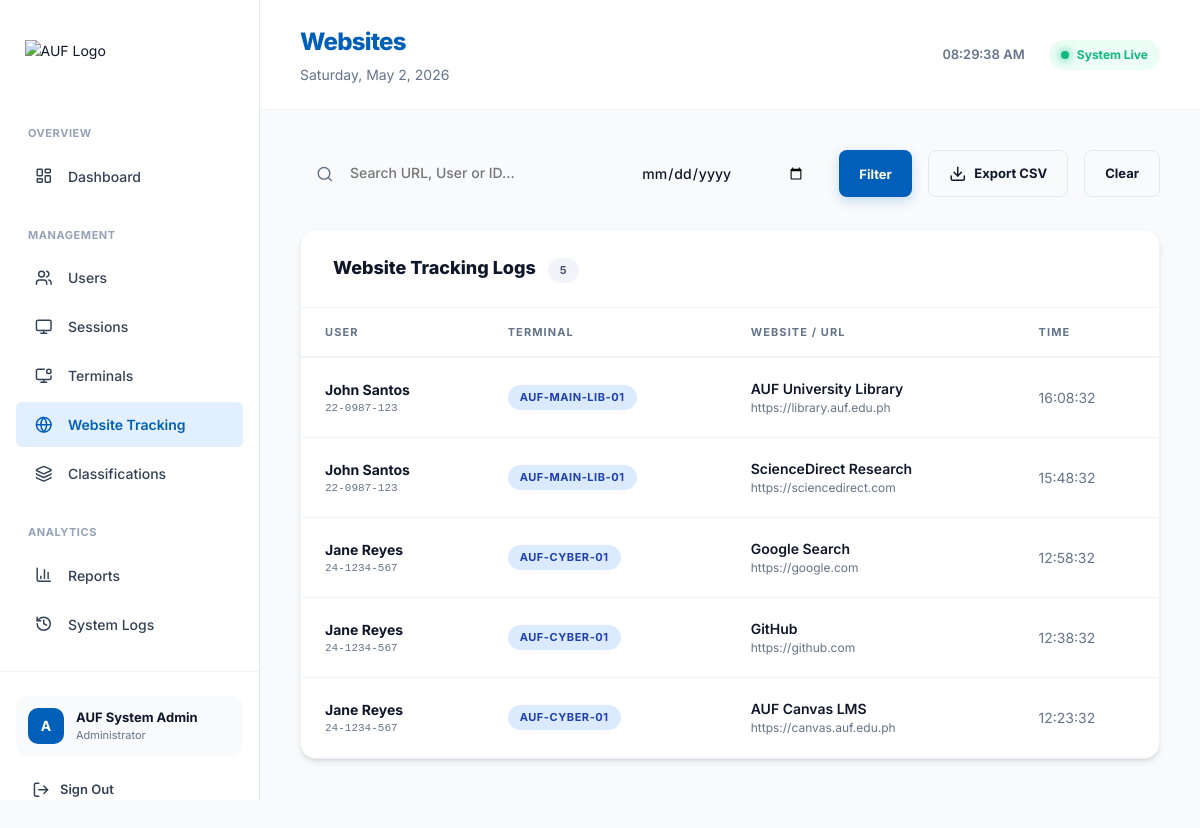
Page /server/admin/websites.php?date=2026-03-31 04:23:32 (signed in) on the committed database.
### tables this page shows
CREATE TABLE website_logs (
    id           INT UNSIGNED AUTO_INCREMENT PRIMARY KEY,
    session_id   INT UNSIGNED NOT NULL,
    user_id      INT UNSIGNED NOT NULL,
    website_id   INT UNSIGNED NOT NULL,
    visited_at   TIMESTAMP NOT NULL DEFAULT CURRENT_TIMESTAMP,
    FOREIGN KEY (session_id) REFERENCES sessions(id) ON UPDATE CASCADE ON DELETE CASCADE,
    FOREIGN KEY (user_id)    REFERENCES users(id)    ON UPDATE CASCADE ON DELETE CASCADE,
    FOREIGN KEY (website_id) REFERENCES websites(id) ON UPDATE CASCADE ON DELETE CASCADE,
    INDEX idx_session_id (session_id),
    INDEX idx_visited_at (visited_at)
);

CREATE TABLE users (
    id               INT UNSIGNED AUTO_INCREMENT PRIMARY KEY,
    user_id          VARCHAR(50)  NOT NULL UNIQUE COMMENT 'Staff ID or Student ID',
    first_name       VARCHAR(100) DEFAULT NULL,
    middle_name      VARCHAR(100) DEFAULT NULL,
    last_name        VARCHAR(100) DEFAULT NULL,
    name             VARCHAR(255) NOT NULL,
    username         VARCHAR(100) DEFAULT NULL,
    email            VARCHAR(150) DEFAULT NULL,
    password_hash    VARCHAR(255) NOT NULL,
    role             ENUM('student', 'staff', 'admin') NOT NULL DEFAULT 'student',
    status           ENUM('active', 'inactive', 'suspended') NOT NULL DEFAULT 'active',
    contact_number   VARCHAR(50)  DEFAULT NULL,
    designation      VARCHAR(100) DEFAULT NULL,
    college_id       INT UNSIGNED DEFAULT NULL,
    gender           ENUM('Male', 'Female', 'Other') DEFAULT NULL,
    year             VARCHAR(10)  DEFAULT NULL,
    department_id    INT UNSIGNED DEFAULT NULL,
    degree_id        INT UNSIGNED DEFAULT NULL,
    specialization_id INT UNSIGNED DEFAULT NULL,
    ra_expiry_date   DATE         DEFAULT NULL,
    rank             VARCHAR(50)  DEFAULT NULL,
    batch            VARCHAR(50)  DEFAULT NULL,
    cadre            VARCHAR(100) DEFAULT NULL,
    dob              DATE         DEFAULT NULL,
    creation_date    TIMESTAMP NOT NULL DEFAULT CURRENT_TIMESTAMP,
    updated_at       TIMESTAMP NOT NULL DEFAULT CURRENT_TIMESTAMP ON UPDATE CURRENT_TIMESTAMP,
    FOREIGN KEY (college_id)    REFERENCES colleges(id)    ON UPDATE CASCADE ON DELETE SET NULL,
    FOREIGN KEY (department_id) REFERENCES departments(id) ON UPDATE CASCADE ON DELETE SET NULL,
    FOREIGN KEY (degree_id)     REFERENCES degrees(id)     ON UPDATE CASCADE ON DELETE SET NULL,
    FOREIGN KEY (specialization_id) REFERENCES specializations(id) ON UPDATE CASCADE ON DELETE SET NULL,
    INDEX idx_user_id (user_id),
    INDEX idx_name (name),
    INDEX idx_email (email),
    INDEX idx_status (status)
);

CREATE TABLE terminals (
    id            INT UNSIGNED AUTO_INCREMENT PRIMARY KEY,
    terminal_code VARCHAR(30)  NOT NULL UNIQUE COMMENT 'e.g. PC-01',
    terminal_name VARCHAR(100) DEFAULT NULL,
    pc_hostname   VARCHAR(150) DEFAULT NULL,
    campus_id     INT UNSIGNED DEFAULT NULL,
    room_id       INT UNSIGNED DEFAULT NULL,
    status        ENUM('online', 'offline', 'maintenance') NOT NULL DEFAULT 'offline',
    last_seen     TIMESTAMP NULL DEFAULT NULL,
    creation_date TIMESTAMP NOT NULL DEFAULT CURRENT_TIMESTAMP,
    FOREIGN KEY (campus_id) REFERENCES campuses(id) ON UPDATE CASCADE ON DELETE SET NULL,
    FOREIGN KEY (room_id)   REFERENCES rooms(id)   ON UPDATE CASCADE ON DELETE SET NULL,
    INDEX idx_status (status)
);

CREATE TABLE websites (
    id            INT UNSIGNED AUTO_INCREMENT PRIMARY KEY,
    url           TEXT NOT NULL,
    title         VARCHAR(255) DEFAULT NULL,
    created_at    TIMESTAMP DEFAULT CURRENT_TIMESTAMP,
    UNIQUE INDEX idx_url_hash (url(255))
);

### server/includes/helpers.php (called while the page is built, shortened)
<?php
function h(?string $str): string {
    return htmlspecialchars($str ?? '', ENT_QUOTES | ENT_HTML5, 'UTF-8');
}

### server/admin/websites.php (the view, shortened to what this page needs)
<?php
require_once __DIR__ . '/../includes/helpers.php';
$pdo = db();
$search = trim($_GET['search'] ?? '');
$date   = $_GET['date'] ?? date('Y-m-d');
$query = "SELECT wl.*, ws.url, ws.title, u.name AS user_name, u.user_id AS user_code, t.terminal_code
          FROM website_logs wl
          JOIN websites ws ON wl.website_id = ws.id
          JOIN users u ON u.id = wl.user_id
          JOIN sessions s ON s.id = wl.session_id
          JOIN terminals t ON t.id = s.terminal_id
          WHERE (DATE(wl.visited_at) = :dt)
          AND (:sh = '' OR ws.url LIKE :sh2 OR u.name LIKE :sh3 OR u.user_id LIKE :sh4)
          ORDER BY wl.visited_at DESC";
$stmt = $pdo->prepare($query);
$stmt->execute([
    ':dt'  => $date,
    ':sh'  => $search,
    ':sh2' => "%$search%",
    ':sh3' => "%$search%",
    ':sh4' => "%$search%"
]);
$logs = $stmt->fetchAll();
include __DIR__ . '/partials/header.php';
?>
<div class="filter-bar">
  <form method="GET" style="display:flex; gap:16px; width:100%; flex-wrap:wrap">
    <div class="search-wrap" style="flex:1">
      <input type="text" name="search" class="form-control search-input" placeholder="Search URL, User or ID..." value="<?= h($search) ?>">
    </div>
    <div style="width:200px">
      <input type="date" name="date" class="form-control" value="<?= h($date) ?>" onchange="this.form.submit()">
    </div>
    <button type="submit" class="btn btn-primary">Filter</button>
    <a href="?date=<?= $date ?>&search=<?= h($search) ?>&export=1" class="btn btn-outline"><i data-lucide="download"></i> Export CSV</a>
    <?php if ($search || $date !== date('Y-m-d')): ?>
      <a href="websites.php" class="btn btn-outline" title="Reset">Clear</a>
    <?php endif; ?>
  </form>
</div>
<div class="card">
  <div class="card-header">
    <span class="card-title">Website Tracking Logs <span class="badge badge-gray" style="margin-left:8px"><?= count($logs) ?></span></span>
  </div>
  <?php if (empty($logs)): ?>
    <div class="empty-state">
      <div class="empty-icon"><i data-lucide="globe"></i></div>
      <p>No website visits tracked for this criteria.</p>
    </div>
  <?php else: ?>
    <div class="table-wrap">
      <table>
        <thead>
          <tr>
            <th>User</th>
            <th>Terminal</th>
            <th>Website / URL</th>
            <th>Time</th>
          </tr>
        </thead>
        <tbody>
          <?php foreach ($logs as $l): ?>
          <tr>
            <td>
              <div style="font-weight:700"><?= h($l['user_name']) ?></div>
              <div class="mono td-muted" style="font-size:11px"><?= h($l['user_code']) ?></div>
            </td>
            <td>
              <span class="badge badge-blue"><?= h($l['terminal_code']) ?></span>
            </td>
            <td style="max-width: 400px; overflow: hidden;">
              <div style="font-weight:600; color: var(--text-primary); text-overflow: ellipsis; white-space: nowrap; overflow: hidden;" title="<?= h($l['title'] ?? 'No Title') ?>">
                <?= h($l['title'] ?: 'Untitled Page') ?>
              </div>
              <a href="<?= h($l['url']) ?>" target="_blank" class="td-muted" style="font-size:12px; display: block; text-overflow: ellipsis; white-space: nowrap; overflow: hidden;">
                <?= h($l['url']) ?>
              </a>
            </td>
            <td class="td-muted">
              <?= date('H:i:s', strtotime($l['visited_at'])) ?>
            </td>
          </tr>
          <?php endforeach; ?>
        </tbody>
      </table>
    </div>
  <?php endif; ?>
</div>
<?php include __DIR__ . '/partials/footer.php'; ?>

### server/assets/css/admin.css (style rules this page uses)
:root { --primary: #005FB8; --secondary: #E1EFFF; --tertiary: #A04401; --neutral-bg: #F9F9F9; --bg-base: #F8FAFC; --bg-surface: #FFFFFF; --bg-sidebar: #FFFFFF; --text-primary: #0F172A; --text-secondary: #334155; --text-muted: #64748B; --text-faint: #94A3B8; --border: #E2E8F0; --border-light: #F1F5F9; --success: #10B981; --warning: #F59E0B; --danger: #EF4444; --info: #3B82F6; --sidebar-width: 260px; --shadow-sm: 0 1px 3px 0 rgb(0 0 0 / 0.1), 0 1px 2px -1px rgb(0 0 0 / 0.1); --shadow: 0 4px 6px -1px rgb(0 0 0 / 0.1), 0 2px 4px -2px rgb(0 0 0 / 0.1); --shadow-lg: 0 10px 15px -3px rgb(0 0 0 / 0.1), 0 4px 6px -4px rgb(0 0 0 / 0.1); --radius-sm: 6px; --radius: 12px; --radius-lg: 16px; --transition: 0.2s cubic-bezier(0.4, 0, 0.2, 1); }
*, *::before, *::after { box-sizing: border-box; margin: 0; padding: 0; }
html, body { height: 100%; font-family: 'Inter', system-ui, -apple-system, sans-serif; background-color: var(--bg-base) !important; color: var(--text-primary); font-size: 14px; line-height: 1.5; -webkit-font-smoothing: antialiased; }
i[data-lucide], .lucide { display: inline-block; width: 1.25rem; height: 1.25rem; vertical-align: middle; stroke-width: 2px; }
a { color: var(--primary); text-decoration: none; transition: all var(--transition); }
button, input, select, textarea { font-family: inherit; font-size: inherit; }
.card { background: var(--bg-surface); border-radius: var(--radius-lg); box-shadow: var(--shadow); border: 1px solid var(--border-light); overflow: hidden; margin-bottom: 32px; }
.card-header { padding: 24px 32px; border-bottom: 1px solid var(--border-light); display: flex; align-items: center; justify-content: space-between; }
.card-title { font-size: 18px; font-weight: 800; color: var(--text-primary); }
.table-wrap { overflow-x: auto; }
table { width: 100%; border-collapse: collapse; }
thead th { padding: 16px 24px; text-align: left; font-size: 11px; font-weight: 700; text-transform: uppercase; letter-spacing: 0.1em; color: var(--text-muted); border-bottom: 2px solid var(--border-light); }
tbody tr { border-bottom: 1px solid var(--border-light); transition: all var(--transition); }
td { padding: 20px 24px; vertical-align: middle; }
.td-muted { color: var(--text-muted); }
.mono { font-family: 'SFMono-Regular', Consolas, 'Liberation Mono', Menlo, monospace; font-size: 12px; }
.badge { display: inline-flex; align-items: center; gap: 6px; font-size: 11px; font-weight: 700; padding: 4px 12px; border-radius: 30px; text-transform: uppercase; letter-spacing: 0.05em; }
.badge-blue { background: #DBEAFE; color: #1E40AF; }
.badge-gray { background: #F1F5F9; color: #475569; }
.btn { display: inline-flex; align-items: center; justify-content: center; gap: 8px; padding: 10px 20px; border-radius: 8px; font-size: 13px; font-weight: 700; cursor: pointer; border: none; transition: all var(--transition); }
.btn-primary { background: var(--primary); color: white; box-shadow: 0 4px 12px rgba(0, 95, 184, 0.2); }
.btn-outline { background: transparent; border: 1px solid var(--border); color: var(--text-primary); }
.form-control { width: 100%; padding: 12px 16px; background: var(--bg-base); border: 2px solid transparent; border-radius: 10px; color: var(--text-primary); font-weight: 500; transition: all var(--transition); outline: none; }
.filter-bar { display: flex; align-items: center; gap: 16px; margin-bottom: 32px; flex-wrap: wrap; }
.search-wrap { position: relative; flex: 1; min-width: 260px; }
.search-input { padding-left: 48px; padding-right: 40px; }

### rows in the picture
website_logs: user.name "John Santos", user.user_id "22-0987-123", terminals.terminal_code "AUF-MAIN-LIB-01", website.title "AUF University Library", website.url "https://library.auf.edu.ph", visited_at "16:08:32"
website_logs: user.name "John Santos", user.user_id "22-0987-123", terminals.terminal_code "AUF-MAIN-LIB-01", website.title "ScienceDirect Research", website.url "https://sciencedirect.com", visited_at "15:48:32"
website_logs: user.name "Jane Reyes", user.user_id "24-1234-567", terminals.terminal_code "AUF-CYBER-01", website.title "Google Search", website.url "https://google.com", visited_at "12:58:32"
website_logs: user.name "Jane Reyes", user.user_id "24-1234-567", terminals.terminal_code "AUF-CYBER-01", website.title "GitHub", website.url "https://github.com", visited_at "12:38:32"
website_logs: user.name "Jane Reyes", user.user_id "24-1234-567", terminals.terminal_code "AUF-CYBER-01", website.title "AUF Canvas LMS", website.url "https://canvas.auf.edu.ph", visited_at "12:23:32"

### other values in the picture
substr($admin['name'], 0, 1) "A"
$admin['name'] "AUF System Admin"
$page "Websites"
count($logs) "5"
